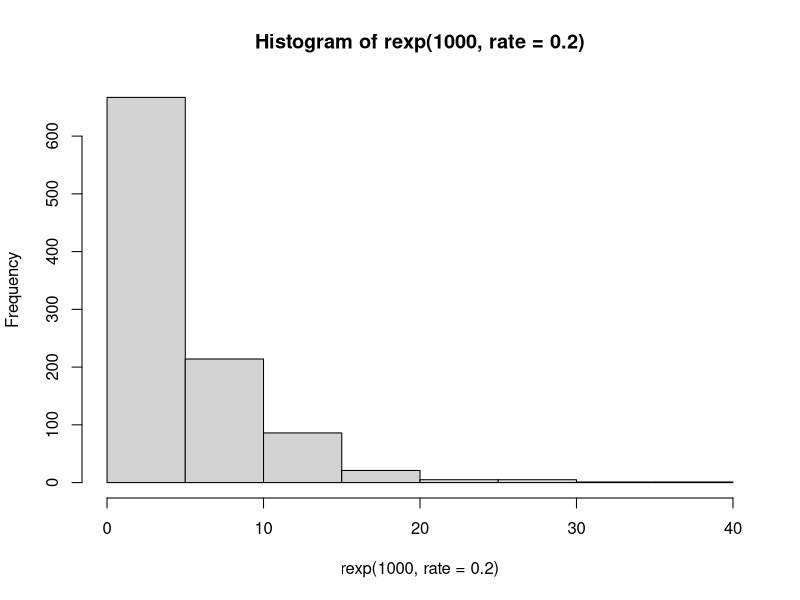
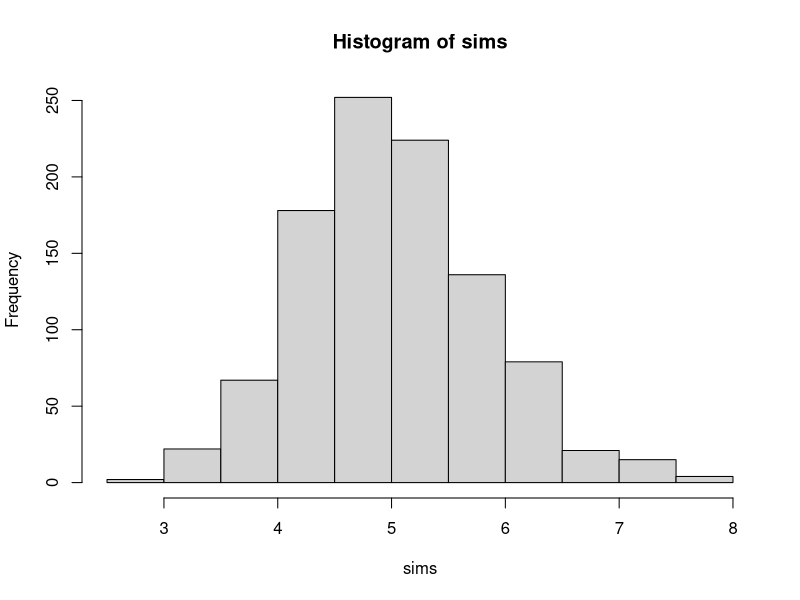
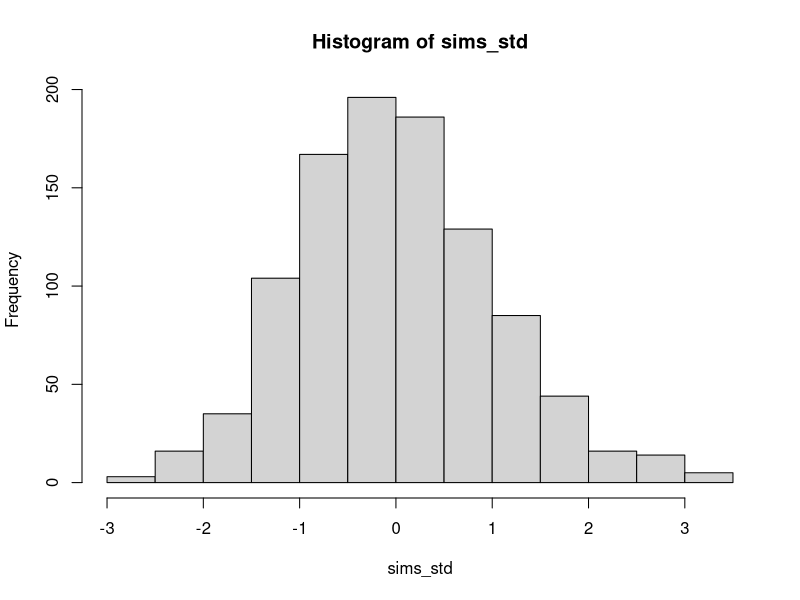

Write the R code that produced these figures, in order.
## ---- chunk 1
knitr::opts_chunk$set(echo = TRUE)
## ---- chunk 2
set.seed(3433)
hist(rexp(1000, rate=0.2))
## ---- chunk 3
lambda = 0.2
n = 40
nosims = 1000
sims = apply(matrix(rexp(nosims * n, rate=lambda), nosims), 1, mean)
## ---- chunk 4
mu = sigma = 1/lambda
se = sigma/sqrt(n)
sims_std = (sims - mu) / se
## ---- chunk 5
mean(sims)
mu
## ---- chunk 6
mean(sims) + c(-1,1) * qnorm(.975) * se
## ---- chunk 7
sigma^2/n
## ---- chunk 8
var(sims)
## ---- chunk 9
hist(sims)
## ---- chunk 10
hist(sims_std)
